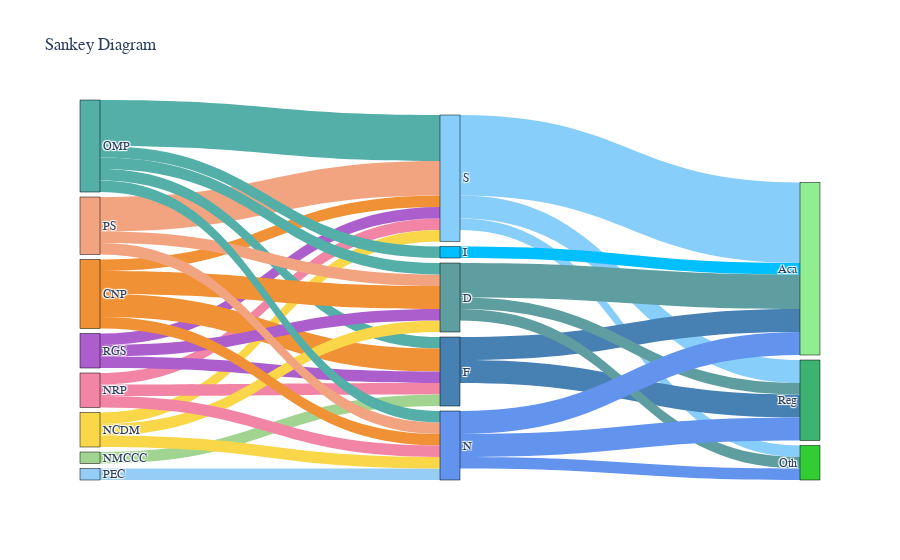

Notebook code cell kept with this figure:
### Markdown cell above
# Sankey Diagram

### Code cell
df = pd.read_csv('sankey_assignment.csv')

# Define node layers
first_layer = ['PS', 'OMP', 'CNP', 'NRP', 'NMCCC', 'PEC', 'NCDM', 'RGS']
labels = df['LABEL'].tolist()
second_layer = ['Reg', 'Aca', 'Oth']

# Define colors to match the image
node_colors = {
    'OMP': '#54AFA9',
    'PS': '#F2A481',
    'CNP': '#F09135',
    'RGS': '#AD5ECD',
    'NRP': '#F285A6',
    'NCDM': '#F9D749',
    'NMCCC': '#A1D490',
    'PEC': '#96CDF6'
}

label_colors = {
    'S': '#87CEFA',
    'I': '#00BFFF',
    'D': '#5E9EA0',
    'F': '#4781B4',
    'N': '#6394ED'
}

# Define second-layer colors based on the image
second_layer_colors = {
  'Aca': '#90EE90',
  'Reg': '#3CB371',
  'Oth': '#32CD32'
}

# Create a list of all unique nodes
nodes = first_layer + labels + second_layer
node_indices = {node: idx for idx, node in enumerate(nodes)}

# Assign colors to all nodes
node_color_list = [node_colors.get(node, label_colors.get(node, second_layer_colors.get(node, 'black'))) for node in nodes]

# Generate links: First Layer -> Labels -> Second Layer
sources, targets, values, colors = [], [], [], []

for _, row in df.iterrows():
    label = row['LABEL']
    for fl in first_layer:
        if row[fl] > 0:
            sources.append(node_indices[fl])
            targets.append(node_indices[label])
            values.append(row[fl])
            colors.append(node_colors[fl])  # Source color
    for sl in second_layer:
        if row[sl] > 0:
            sources.append(node_indices[label])
            targets.append(node_indices[sl])
            values.append(row[sl])
            colors.append(label_colors[label])  # Label color instead of second-layer color

# Create the Sankey diagram
fig = go.Figure(go.Sankey(
    node=dict(
        pad=5,
        thickness=20,
        line=dict(color='black', width=0.5),
        label=nodes,
        color=node_color_list  # Apply custom node colors
    ),
    link=dict(
        source=sources,
        target=targets,
        value=values,
        color=colors  # Apply label colors to links
    )
))

fig.update_layout(
    title_text='Sankey Diagram',
    font=dict(family='Arial', size=12)
)

fig.show()

### Figure 1 — Plotly figure (JSON) as saved in the notebook; plotly's stock layout.template omitted (floating-point values rounded to 4 significant figures)
{"data": [{"link": {"color": ["#F2A481", "#54AFA9", "#F09135", "#F285A6", "#F9D749", "#AD5ECD", "#87CEFA", "#87CEFA", "#87CEFA", "#54AFA9", "#F09135", "#F285A6", "#A1D490", "#AD5ECD", "#4781B4", "#4781B4", "#F2A481", "#54AFA9", "#F09135", "#F9D749", "#AD5ECD", "#5E9EA0", "#5E9EA0", "#5E9EA0", "#F2A481", "#54AFA9", "#F09135", "#F285A6", "#96CDF6", "#F9D749", "#6394ED", "#6394ED", "#6394ED", "#54AFA9", "#00BFFF"], "source": [0, 1, 2, 3, 6, 7, 8, 8, 8, 1, 2, 3, 4, 7, 9, 9, 0, 1, 2, 6, 7, 10, 10, 10, 0, 1, 2, 3, 5, 6, 11, 11, 11, 1, 12], "target": [8, 8, 8, 8, 8, 8, 13, 14, 15, 9, 9, 9, 9, 9, 13, 14, 10, 10, 10, 10, 10, 13, 14, 15, 11, 11, 11, 11, 11, 11, 13, 14, 15, 12, 14], "value": [3, 4, 1, 1, 1, 1, 2, 7, 1, 1, 2, 1, 1, 1, 2, 2, 1, 1, 2, 1, 1, 1, 3, 1, 1, 1, 1, 1, 1, 1, 2, 2, 1, 1, 1]}, "node": {"color": ["#F2A481", "#54AFA9", "#F09135", "#F285A6", "#A1D490", "#96CDF6", "#F9D749", "#AD5ECD", "#87CEFA", "#4781B4", "#5E9EA0", "#6394ED", "#00BFFF", "#3CB371", "#90EE90", "#32CD32"], "label": ["PS", "OMP", "CNP", "NRP", "NMCCC", "PEC", "NCDM", "RGS", "S", "F", "D", "N", "I", "Reg", "Aca", "Oth"], "line": {"color": "black", "width": 0.5}, "pad": 5, "thickness": 20}, "type": "sankey"}], "layout": {"font": {"family": "Arial", "size": 12}, "title": {"text": "Sankey Diagram"}}}
